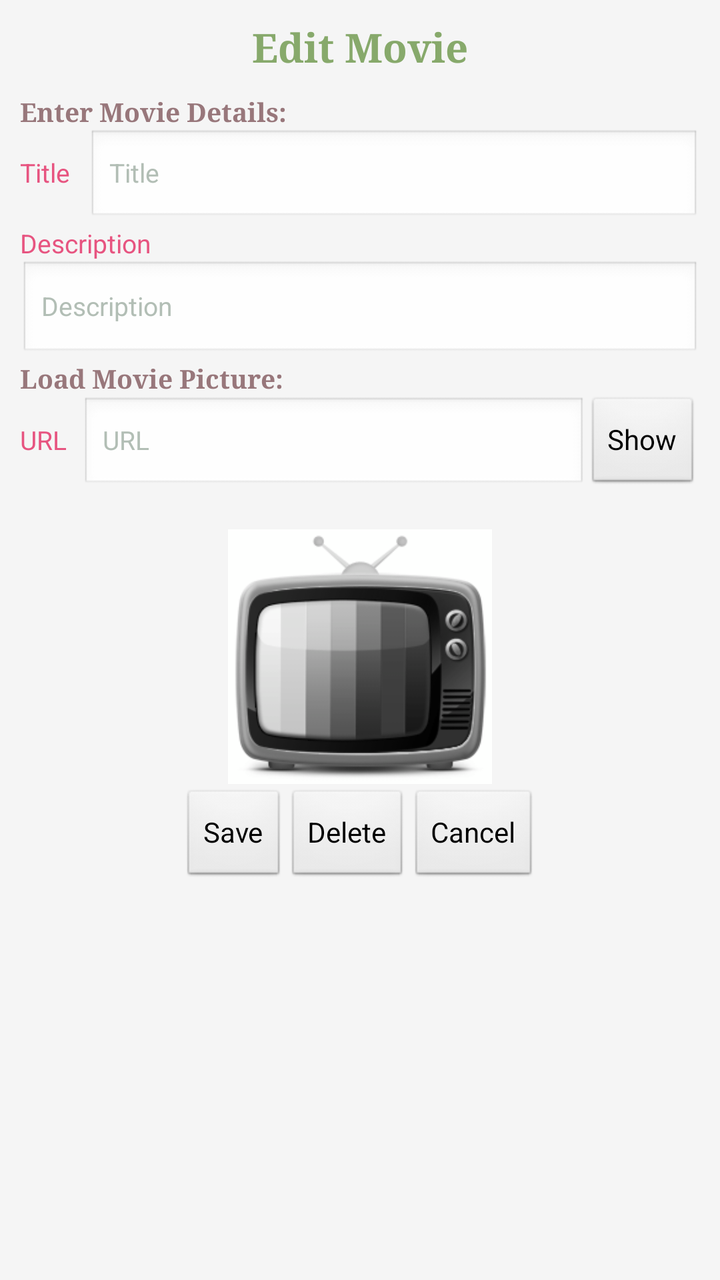
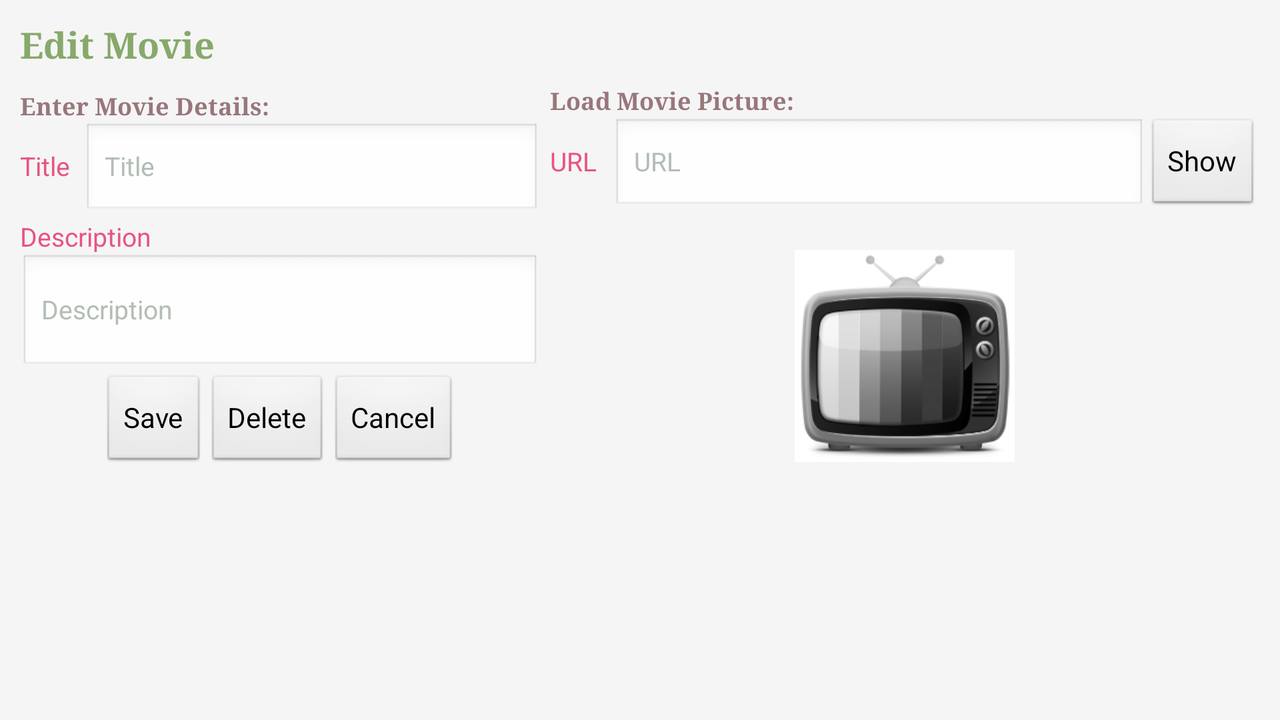

First picture: res/layout/ on a phone held upright. Second picture: the repository's own variant of that layout, on a device whose configuration matches the variant's folder. Source for both follows.
<!-- AndroidManifest.xml: application theme AppTheme -->
<!-- res/layout/edit_movie_activity.xml -->
<?xml version="1.0" encoding="utf-8"?>
<LinearLayout xmlns:android="http://schemas.android.com/apk/res/android"
    android:layout_width="match_parent"
    android:layout_height="match_parent"
    android:background="@color/white_smoke"
    android:orientation="vertical"
    android:padding="10dp"
    android:scrollbars="vertical" >

    <TextView
        android:id="@+id/textViewEditMovieTitle"
        style="@style/Activity_Title"
        android:layout_width="wrap_content"
        android:layout_height="wrap_content"
        android:layout_gravity="center"
        android:text="@string/edit_movie" />

    <TextView
        android:id="@+id/textViewEnterMovieDetails"
        style="@style/Activity_SubTitle"
        android:layout_width="wrap_content"
        android:layout_height="wrap_content"
        android:layout_marginTop="10dp"
        android:text="@string/enter_movie_details" />

    <LinearLayout
        android:layout_width="match_parent"
        android:layout_height="wrap_content" >

        <TextView
            android:id="@+id/textViewMovieTitle"
            style="@style/InputBox_Title"
            android:layout_width="wrap_content"
            android:layout_height="wrap_content"
            android:layout_weight="0.03"
            android:text="@string/movie_title" />

        <EditText
            android:id="@+id/editTextMovieTitle"
            style="@style/InputBox_Texts"
            android:layout_width="0dp"
            android:layout_height="48dp"
            android:layout_weight="1"
            android:ems="10"
            android:hint="@string/movie_title"
            android:inputType="text"
            android:singleLine="true" >

            <requestFocus />
        </EditText>

    </LinearLayout>

    <TextView
        android:id="@+id/textViewMovieDescription"
        android:layout_width="wrap_content"
        android:layout_height="wrap_content"
        android:text="@string/movie_description"
        style="@style/InputBox_Title" />

    <EditText
        android:id="@+id/editTextMovieDescription"
        style="@style/InputBox_Texts"
        android:layout_width="match_parent"
        android:layout_height="50dp"
        android:ems="10"
        android:hint="@string/movie_description"
        android:scrollHorizontally="false" />

    <TextView
        android:id="@+id/textViewLoadPicture"
        android:layout_width="wrap_content"
        android:layout_height="wrap_content"
        android:text="@string/load_movie_picture"
        style="@style/Activity_SubTitle"
         />

    <LinearLayout
        android:layout_width="match_parent"
        android:layout_height="wrap_content" >

        <TextView
            android:id="@+id/textViewPictureUrl"
            style="@style/InputBox_Title"
            android:layout_width="wrap_content"
            android:layout_height="wrap_content"
            android:layout_weight="0.03"
            android:text="@string/url" />

        <EditText
            android:id="@+id/editTextPictureUrl"
            android:layout_width="0dp"
            android:layout_height="48dp"
            android:layout_weight="1"
            android:ems="10"
            android:hint="@string/url"
            android:inputType="textUri"
            style="@style/InputBox_Texts" />

        <Button
            android:id="@+id/buttonShowPicture"
            android:layout_width="wrap_content"
            android:layout_height="wrap_content"
            android:text="@string/show" />

    </LinearLayout>

    <TextView
        android:id="@+id/textViewErrorMsg"
        android:layout_width="match_parent"
        android:layout_height="wrap_content"
        android:textColor="@color/red"
        android:textSize="12sp"
        android:visibility="invisible" />

    <ImageView
        android:id="@+id/imageViewMoviePicture"
        android:layout_width="132dp"
        android:layout_height="132dp"
        android:layout_gravity="center"
        android:contentDescription="@string/load_movie_picture"
        android:src="@drawable/tv_black_white" />

    <LinearLayout
        android:layout_width="match_parent"
        android:layout_height="wrap_content"
        android:gravity="center" >

        <Button
            android:id="@+id/buttonSaveEditMovie"
            android:layout_width="wrap_content"
            android:layout_height="wrap_content"
            android:text="@string/save" />

        <Button
            android:id="@+id/buttonDeleteMovie"
            android:layout_width="wrap_content"
            android:layout_height="wrap_content"
            android:text="@string/delete" />

        <Button
            android:id="@+id/buttonCancelEditMovie"
            android:layout_width="wrap_content"
            android:layout_height="wrap_content"
            android:text="@string/cancel" />

    </LinearLayout>

</LinearLayout>
<!-- resources referenced by this layout -->
<resources>
  <color name="red">#ff0000</color>
  <color name="white_smoke">#F5F5F5</color>
  <!-- drawable tv_black_white: png bitmap (drawable, 27021 bytes) -->
  <string name="cancel">Cancel</string>
  <string name="delete">Delete</string>
  <string name="edit_movie">Edit Movie</string>
  <string name="enter_movie_details">Enter Movie Details:</string>
  <string name="load_movie_picture">Load Movie Picture:</string>
  <string name="movie_description">Description</string>
  <string name="movie_title">Title</string>
  <string name="save">Save</string>
  <string name="show">Show</string>
  <string name="url">URL</string>
  <style name="Activity_SubTitle">
          <item name="android:textColor">@color/bazaar</item>
          <item name="android:textSize">13sp</item>
          <item name="android:typeface">serif</item>
          <item name="android:textStyle">bold</item>
      </style>
  <style name="Activity_Title">
          <item name="android:textColor">@color/asparagus</item>
          <item name="android:textSize">20sp</item>
          <item name="android:typeface">serif</item>
          <item name="android:textStyle">bold</item>
      </style>
  <style name="InputBox_Texts" parent="@android:style/Widget.EditText">
          <item name="android:textColorHint">@color/ashGrey</item>
          <item name="android:textSize">13sp</item>
          <item name="android:typeface">normal</item>
          <item name="android:textColor">@color/dark_lava</item>
      </style>
  <style name="InputBox_Title">
          <item name="android:textColor">@color/dark_pink</item>
          <item name="android:textSize">13sp</item>
          <item name="android:typeface">normal</item>
          <item name="android:textStyle">normal</item>
      </style>
  <style name="AppTheme" parent="AppBaseTheme">
          
      </style>
  <color name="bazaar">#98777B</color>
  <color name="asparagus">#87a96b</color>
  <color name="ashGrey">#B2BEB5</color>
  <color name="dark_lava">#483C32</color>
  <color name="dark_pink">#E75480</color>
  <style name="AppBaseTheme" parent="android:Theme.Light">
          
      </style>
</resources>
<!-- res/layout-land/edit_movie_activity.xml (the repository's variant of the layout above) -->
<!-- drawn on the phone turned sideways -->
<?xml version="1.0" encoding="utf-8"?>
<LinearLayout xmlns:android="http://schemas.android.com/apk/res/android"
    android:layout_width="match_parent"
    android:layout_height="match_parent"
    android:background="@color/white_smoke"
    android:orientation="horizontal"
    android:scrollbars="horizontal" >
    
    <LinearLayout
        android:layout_width="260dp"
        android:layout_height="match_parent"
        android:layout_marginBottom="10dp"
        android:layout_marginLeft="10dp"
        android:layout_marginTop="10dp"
        android:gravity="center_vertical|top"
        android:orientation="vertical"
        android:scrollbars="vertical" >

    <TextView
        android:id="@+id/textViewEditMovieTitle"
        style="@style/Activity_Title"
        android:layout_width="wrap_content"
        android:layout_height="wrap_content"
        android:text="@string/edit_movie"
        android:textSize="18sp" />

    <TextView
        android:id="@+id/textViewEnterMovieDetails"
        style="@style/Activity_SubTitle"
        android:layout_width="wrap_content"
        android:layout_height="wrap_content"
        android:layout_marginTop="10dp"
        android:text="@string/enter_movie_details"
        android:textSize="12sp" />

    <LinearLayout
        android:layout_width="match_parent"
        android:layout_height="wrap_content" >

        <TextView
            android:id="@+id/textViewMovieTitle"
            style="@style/InputBox_Title"
            android:layout_width="wrap_content"
            android:layout_height="wrap_content"
            android:layout_weight="0.03"
            android:text="@string/movie_title" />

        <EditText
            android:id="@+id/editTextMovieTitle"
            style="@style/InputBox_Texts"
            android:layout_width="0dp"
            android:layout_height="48dp"
            android:layout_weight="1"
            android:ems="10"
            android:hint="@string/movie_title"
            android:inputType="text"
            android:singleLine="true" >

            <requestFocus />
        </EditText>

    </LinearLayout>

    <TextView
        android:id="@+id/textViewMovieDescription"
        android:layout_width="wrap_content"
        android:layout_height="wrap_content"
        android:text="@string/movie_description"
        style="@style/InputBox_Title" />

    <EditText
        android:id="@+id/editTextMovieDescription"
        style="@style/InputBox_Texts"
        android:layout_width="match_parent"
        android:layout_height="60dp"
        android:ems="10"
        android:hint="@string/movie_description"
        android:scrollHorizontally="false" />

    <LinearLayout
        android:layout_width="match_parent"
        android:layout_height="wrap_content"
        android:gravity="center" >

        <Button
            android:id="@+id/buttonSaveEditMovie"
            android:layout_width="wrap_content"
            android:layout_height="wrap_content"
            android:text="@string/save" />

        <Button
            android:id="@+id/buttonDeleteMovie"
            android:layout_width="wrap_content"
            android:layout_height="wrap_content"
            android:text="@string/delete" />

        <Button
            android:id="@+id/buttonCancelEditMovie"
            android:layout_width="wrap_content"
            android:layout_height="wrap_content"
            android:text="@string/cancel" />

    </LinearLayout>
</LinearLayout>

    <LinearLayout
        android:layout_width="match_parent"
        android:layout_height="match_parent"
        android:layout_marginBottom="10dp"
        android:layout_marginRight="10dp"
        android:layout_marginTop="42dp"
        android:gravity="center_vertical|top"
        android:orientation="vertical"
        android:paddingLeft="5dp" >
    
    <TextView
        android:id="@+id/textViewLoadPicture"
        style="@style/Activity_SubTitle"
        android:layout_width="wrap_content"
        android:layout_height="wrap_content"
        android:text="@string/load_movie_picture"
        android:textSize="12sp" />

    <LinearLayout
        android:layout_width="match_parent"
        android:layout_height="wrap_content" >

        <TextView
            android:id="@+id/textViewPictureUrl"
            style="@style/InputBox_Title"
            android:layout_width="wrap_content"
            android:layout_height="wrap_content"
            android:layout_weight="0.03"
            android:text="@string/url" />

        <EditText
            android:id="@+id/editTextPictureUrl"
            android:layout_width="0dp"
            android:layout_height="48dp"
            android:layout_weight="1"
            android:ems="10"
            android:hint="@string/url"
            android:inputType="textUri"
            style="@style/InputBox_Texts" />

        <Button
            android:id="@+id/buttonShowPicture"
            android:layout_width="wrap_content"
            android:layout_height="wrap_content"
            android:text="@string/show" />

    </LinearLayout>

    <TextView
        android:id="@+id/textViewErrorMsg"
        android:layout_width="match_parent"
        android:layout_height="wrap_content"
        android:textColor="@color/red"
        android:textSize="12sp"
        android:visibility="invisible" />

    <ImageView
        android:id="@+id/imageViewMoviePicture"
        android:layout_width="110dp"
        android:layout_height="110dp"
        android:layout_gravity="center"
        android:contentDescription="@string/load_movie_picture"
        android:src="@drawable/tv_black_white" />
        
    </LinearLayout>

</LinearLayout>
